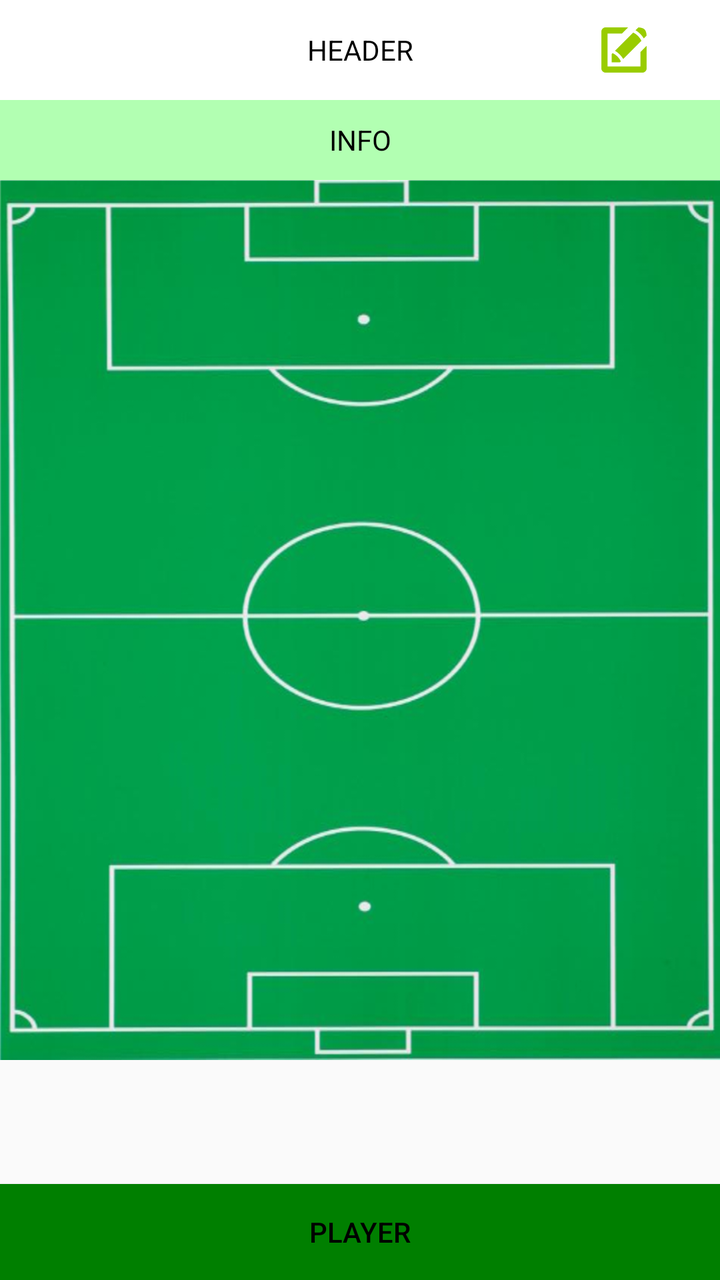
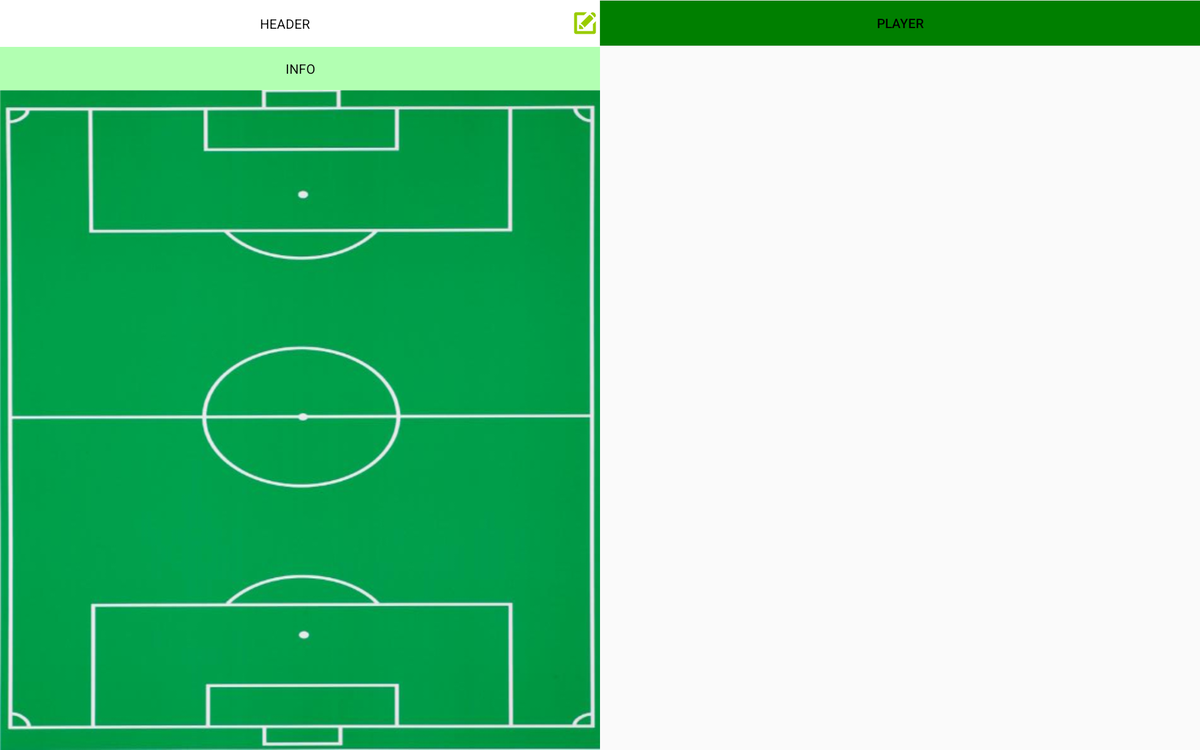

An Android layout and its configuration variant, each rendered on a device that would load it. The default file and the variant file are quoted in full after the pictures.
<!-- AndroidManifest.xml: application theme PlayPalTheme -->
<!-- res/layout/fragment_board.xml -->
<?xml version="1.0" encoding="utf-8"?>
<LinearLayout xmlns:android="http://schemas.android.com/apk/res/android"
    android:orientation="vertical"
    android:layout_width="match_parent"
    android:layout_height="match_parent">

    <LinearLayout
        android:layout_width="match_parent"
        android:layout_height="50dp">

        <RelativeLayout
            android:layout_width="0dp"
            android:layout_height="match_parent"
            android:orientation="vertical"
            android:layout_weight="1"
            android:gravity="center">

            <TextView
                android:layout_width="fill_parent"
                android:layout_height="match_parent"
                android:textAlignment="center"
                android:gravity="center"
                android:text="HEADER"
                android:background="#ffffff"
                android:textColor="#000000"/>

            <ImageButton
                android:id="@+id/edit_button"
                android:layout_width="50dp"
                android:layout_height="50dp"
                android:layout_gravity="right"
                android:background="#ffffff"
                android:src="@drawable/ic_edit"
                android:layout_centerVertical="true"
                android:layout_alignParentRight="true"
                android:layout_alignParentEnd="true"
                android:layout_marginRight="23dp"
                android:layout_marginEnd="23dp" />

        </RelativeLayout>

    </LinearLayout>

    <TextView
        android:layout_width="fill_parent"
        android:layout_height="40dp"
        android:id="@+id/text1"
        android:text="INFO"
        android:textColor="#000000"
        android:textAlignment="center"
        android:gravity="center"
        android:background="@color/formation_bg"
        android:textColorHighlight="#000000" />

    <ImageView
            android:layout_width="wrap_content"
            android:layout_height="440dp"
            android:id="@+id/image"
            android:src="@drawable/board"
            android:scaleType="fitXY"/>

        <RelativeLayout
            android:layout_width="match_parent"
            android:layout_height="match_parent"
            android:layout_gravity="right|top">

            <Button
                android:id="@+id/playertab"
                android:layout_width="fill_parent"
                android:layout_weight="1"
                android:layout_height="wrap_content"
                android:layout_gravity="bottom"
                android:textColor="#000000"
                android:background="#007F00"
                android:text="Player"
                android:layout_alignParentBottom="true"
                android:layout_alignParentLeft="true"
                android:layout_alignParentStart="true" />
        </RelativeLayout>

</LinearLayout>
<!-- resources referenced by this layout -->
<resources>
  <color name="formation_bg">#B2FFB2</color>
  <!-- drawable board: png bitmap (drawable, 571012 bytes) -->
  <!-- drawable ic_edit: png bitmap (drawable-hdpi, 986 bytes) -->
  <style name="PlayPalTheme" parent="MyMaterialTheme.Base">
      </style>
  <style name="MyMaterialTheme.Base" parent="Theme.AppCompat.Light.DarkActionBar">
          <item name="windowNoTitle">true</item>
          <item name="windowActionBar">false</item>
          <item name="colorPrimary">@color/colorPrimary</item>
          <item name="colorPrimaryDark">@color/colorPrimaryDark</item>
          <item name="colorAccent">@color/colorAccent</item>
      </style>
  <color name="colorPrimary">#009900</color>
  <color name="colorPrimaryDark">#009900</color>
  <color name="colorAccent">#009900</color>
</resources>
<!-- res/layout-sw720dp-land/fragment_board.xml (the repository's variant of the layout above) -->
<!-- drawn on a large tablet held sideways -->
<?xml version="1.0" encoding="utf-8"?>
<LinearLayout
    xmlns:android="http://schemas.android.com/apk/res/android"
    android:orientation="vertical"
    android:layout_width="match_parent"
    android:layout_height="match_parent">

    <LinearLayout
        android:layout_width="match_parent"
        android:layout_height="50dp"
        android:orientation="vertical">

        <LinearLayout
            android:layout_width="match_parent"
            android:layout_height="match_parent"
            android:orientation="horizontal"
            android:weightSum="1"
            android:gravity="center">

            <TextView
                android:layout_width="match_parent"
                android:layout_height="match_parent"
                android:textAlignment="center"
                android:gravity="center"
                android:text="HEADER"
                android:background="#ffffff"
                android:textColor="#000000"
                android:drawableRight="@drawable/ic_edit"
                android:layout_alignParentTop="true"
                android:layout_alignParentLeft="true"
                android:layout_alignParentStart="true"
                android:layout_weight="0.5"/>

            <Button
                android:id="@+id/playertab"
                android:clickable="false"
                android:layout_width="match_parent"
                android:layout_height="wrap_content"
                android:textColor="#000000"
                android:background="#007F00"
                android:text="Player"
                android:layout_alignParentTop="true"
                android:layout_alignParentRight="true"
                android:layout_alignParentEnd="true"
                android:layout_weight="0.5" />

        </LinearLayout>

    </LinearLayout>
    <LinearLayout
        android:layout_width="match_parent"
        android:layout_height="match_parent"
        android:orientation="vertical"
        android:weightSum="1">

        <LinearLayout
            android:layout_width="match_parent"
            android:layout_height="match_parent"
            android:orientation="horizontal"
            android:weightSum="1"
            android:gravity="left">
            <include
                android:id="@+id/formation"
                layout="@layout/formation"
                android:layout_width="match_parent"
                android:layout_height="match_parent"
                android:layout_weight="0.5"/>

            <ListView
                android:layout_width="match_parent"
                android:layout_height="match_parent"
                android:layout_weight="0.5">
            </ListView>
        </LinearLayout>
    </LinearLayout>
</LinearLayout>
<!-- res/layout/formation.xml (included above) -->
<?xml version="1.0" encoding="utf-8"?>
<LinearLayout
    xmlns:android="http://schemas.android.com/apk/res/android"
    android:orientation="vertical" android:layout_width="match_parent"
    android:layout_height="match_parent">
<LinearLayout
    android:layout_width="match_parent"
    android:layout_height="match_parent"
    android:orientation="vertical">
    <TextView
        android:layout_width="match_parent"
        android:layout_height="46dp"
        android:id="@+id/text1"
        android:text="INFO"
        android:textColor="#000000"
        android:textAlignment="center"
        android:gravity="center"
        android:background="@color/formation_bg"
        android:textColorHighlight="#000000"/>
    <ImageView
        android:layout_width="match_parent"
        android:layout_height="wrap_content"
        android:id="@+id/image"
        android:src="@drawable/board"
        android:scaleType="fitXY"
        android:layout_below="@id/text1"/>
</LinearLayout>

</LinearLayout>
